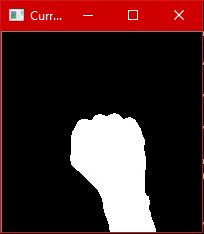
#> input picture firstHandGesture.jpg, 204 x 234 px
$ python -i recognizer.py   (imports and definitions only)   (older library calls are emulated)
#> lines starting #> are read from the running program, lines starting #| are printed output that depends on the picture
# CODE THAT USES THE PRETRAINED CNN MODEL FOR GESTURE RECOGNITION

import cv2
import imutils
import numpy as np
from sklearn.metrics import pairwise
import os
from keras.datasets import mnist
from keras.models import Sequential
from keras.models import model_from_json
from keras.layers import Dense
from keras.layers import Dropout
from keras.utils import np_utils
import glob

bg = None
# [1 line not run here, left out]
# Function - To find the running average over the background
def run_avg(image, accumWeight):
    global bg
    if bg is None:
        bg = image.copy().astype("float")
        return

    cv2.accumulateWeighted(image, bg, accumWeight)

# Function - To segment the region of hand in the image
def segment(image, threshold=30):
    global bg
    # find the absolute difference between background and current frame
    diff = cv2.absdiff(bg.astype("uint8"), image)
    cv2.imshow("diff = grey - bg",diff)
    cv2.imshow("grey",image)
    # threshold the diff image so that we get the foreground
    thresholded = cv2.threshold(diff, threshold, 255, cv2.THRESH_BINARY)[1]
    (_, cnts, _) = cv2.findContours(thresholded.copy(), cv2.RETR_EXTERNAL, cv2.CHAIN_APPROX_SIMPLE)
    if len(cnts) == 0:
        return
    else:
        segmented = max(cnts, key=cv2.contourArea)
        return (thresholded, segmented)

# Function - here's where the main recognition work happens
def count(thresholded, segmented):

    thresholded = cv2.resize(thresholded,(50,50))
    thresholded = thresholded.reshape(1,-1).astype('float32')
    thresholded = thresholded / 255
    prob = loaded_model.predict_classes(thresholded)
    return prob


# Main function
# [97 lines not run here, left out]

>>> import cv2
>>> picture = cv2.imread('firstHandGesture.jpg', cv2.IMREAD_GRAYSCALE)
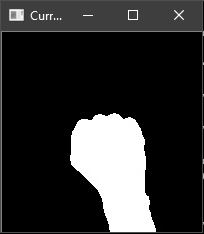
#> picture: shape (234, 204); min 0, max 255, mean 48.1
>>> result = segment(picture)
#> (the run stopped early here; a loop or call above may not have finished)

$ run again, on secondHandGesture.jpg
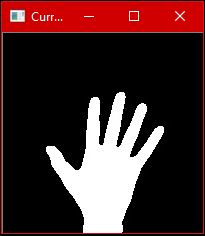
#> input picture secondHandGesture.jpg, 205 x 236 px
#> `picture = cv2.imread('firstHandGesture.jpg', cv2.IMREAD_GRAYSCALE)`:
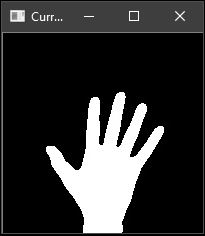
#> picture: shape (236, 205); min 0, max 255, mean 50.3
